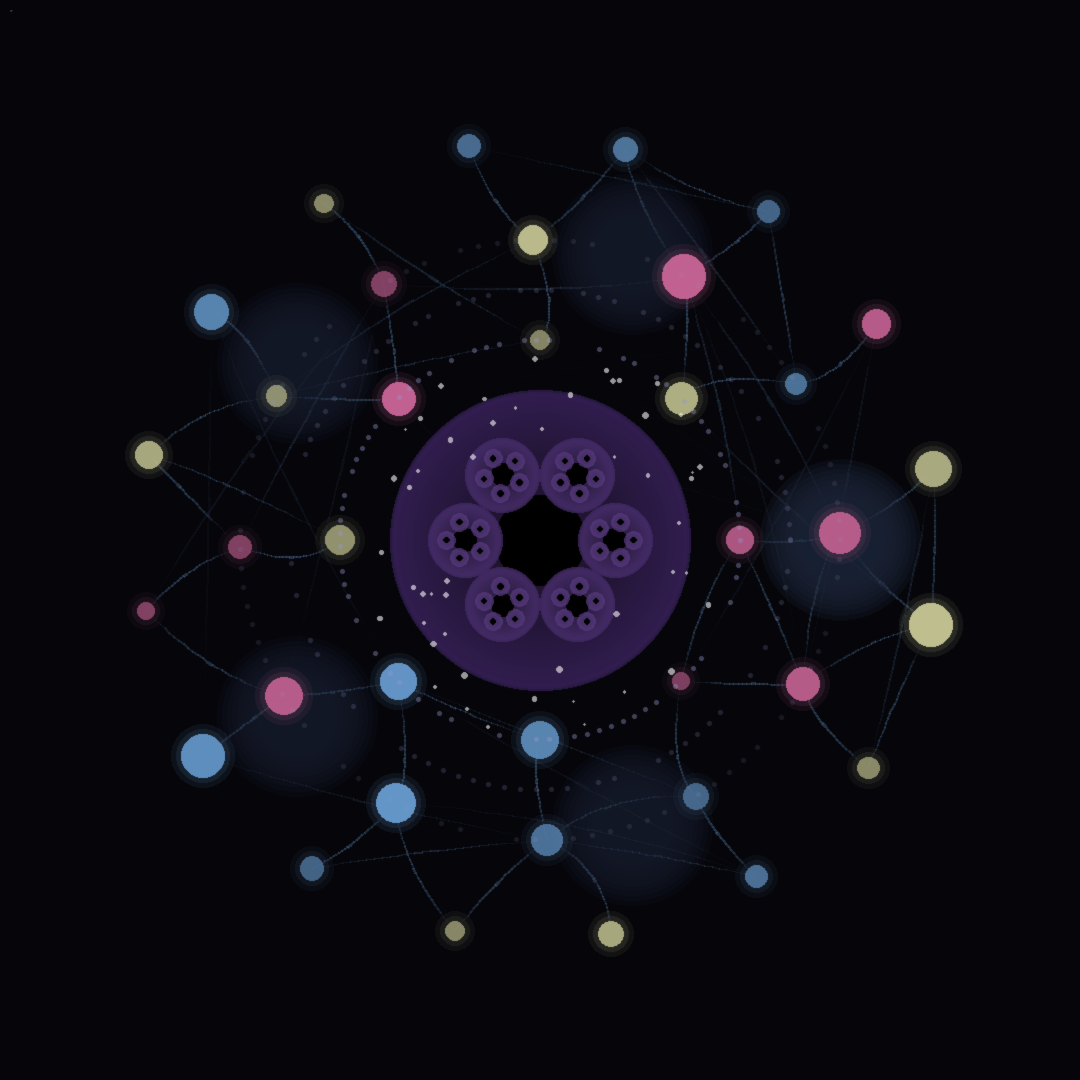

Source code (Python):
from PIL import Image, ImageDraw, ImageFilter
import numpy as np
import math
import random

# Canvas dimensions
WIDTH, HEIGHT = 1080, 1080

# Create base image
img = Image.new('RGB', (WIDTH, HEIGHT), color=(5, 5, 10))
draw = ImageDraw.Draw(img, 'RGBA')

# Center of consciousness
CENTER_X, CENTER_Y = WIDTH // 2, HEIGHT // 2

# Recursive eye structure
def draw_consciousness_layer(draw, x, y, radius, depth, max_depth, rotation=0):
    """Draw a recursive eye - consciousness observing itself"""
    if depth > max_depth or radius < 5:
        return
    
    # Outer iris
    iris_color = (
        int(50 + depth * 20),
        int(30 + depth * 15),
        int(80 + depth * 25)
    )
    
    # Draw iris with gradient
    for r in range(int(radius), int(radius * 0.3), -2):
        fade = (r - radius * 0.3) / (radius * 0.7)
        alpha = int(200 * fade)
        color = tuple(int(c * (0.5 + 0.5 * fade)) for c in iris_color) + (alpha,)
        draw.ellipse([x - r, y - r, x + r, y + r], fill=color)
    
    # Pupil - the void that sees
    pupil_radius = radius * 0.3
    draw.ellipse([x - pupil_radius, y - pupil_radius, 
                  x + pupil_radius, y + pupil_radius],
                 fill=(0, 0, 0, 255))
    
    # Recursive eyes within the iris
    num_sub_eyes = 6 - depth
    if num_sub_eyes > 0 and depth < max_depth:
        for i in range(num_sub_eyes):
            angle = rotation + (i * 2 * math.pi / num_sub_eyes)
            sub_radius = radius * 0.5
            sub_x = x + sub_radius * math.cos(angle)
            sub_y = y + sub_radius * math.sin(angle)
            
            # Recursive call - consciousness reflecting
            draw_consciousness_layer(draw, sub_x, sub_y, 
                                   radius * 0.25, depth + 1, max_depth,
                                   rotation + angle)

# Neural pathways connecting thoughts
def draw_neural_connection(draw, x1, y1, x2, y2, intensity=1.0):
    """Draw synaptic connections"""
    # Calculate control points for bezier curve
    mid_x = (x1 + x2) / 2
    mid_y = (y1 + y2) / 2
    
    # Add some randomness to make it organic
    offset_x = random.uniform(-30, 30)
    offset_y = random.uniform(-30, 30)
    
    control_x = mid_x + offset_x
    control_y = mid_y + offset_y
    
    # Draw the connection with multiple strokes
    steps = 30
    points = []
    
    for t in np.linspace(0, 1, steps):
        # Quadratic bezier curve
        x = (1-t)**2 * x1 + 2*(1-t)*t * control_x + t**2 * x2
        y = (1-t)**2 * y1 + 2*(1-t)*t * control_y + t**2 * y2
        points.append((x, y))
    
    # Draw with fading intensity
    for i in range(len(points) - 1):
        # Pulse effect
        pulse = math.sin(i / steps * math.pi)
        alpha = int(100 * intensity * pulse)
        width = 1 + int(2 * pulse)
        
        draw.line([points[i], points[i+1]], 
                 fill=(100, 150, 200, alpha), 
                 width=width)

# Thought nodes
class ThoughtNode:
    def __init__(self, x, y, thought_type='memory'):
        self.x = x
        self.y = y
        self.type = thought_type
        self.energy = random.uniform(0.5, 1.0)
        self.connections = []
        self.phase = random.uniform(0, 2 * math.pi)
        
    def draw(self, draw, time):
        """Draw the thought node"""
        # Pulsing with thought energy
        pulse = 1 + 0.2 * math.sin(time * 0.05 + self.phase)
        size = 20 * self.energy * pulse
        
        # Color based on thought type
        if self.type == 'memory':
            base_color = (100, 150, 200)  # Blue - past
        elif self.type == 'perception':
            base_color = (200, 200, 150)  # Yellow - present
        else:  # imagination
            base_color = (200, 100, 150)  # Purple - future/possible
        
        # Glowing effect
        for glow in range(3):
            glow_size = size + glow * 5
            alpha = int(self.energy * 100 / (glow + 1))
            color = tuple(int(c * 0.7) for c in base_color) + (alpha,)
            draw.ellipse([self.x - glow_size, self.y - glow_size,
                         self.x + glow_size, self.y + glow_size],
                        fill=color)
        
        # Core
        draw.ellipse([self.x - size, self.y - size,
                     self.x + size, self.y + size],
                    fill=base_color + (int(255 * self.energy),))

# Create thought constellation
thoughts = []
thought_types = ['memory', 'perception', 'imagination']

# Ring of thoughts around consciousness
for ring in range(3):
    radius = 200 + ring * 100
    num_thoughts = 8 + ring * 4
    
    for i in range(num_thoughts):
        angle = i * 2 * math.pi / num_thoughts + ring * 0.5
        x = CENTER_X + radius * math.cos(angle)
        y = CENTER_Y + radius * math.sin(angle)
        
        thought = ThoughtNode(x, y, random.choice(thought_types))
        thoughts.append(thought)

# Connect related thoughts
for i, thought1 in enumerate(thoughts):
    # Connect to nearby thoughts
    for j, thought2 in enumerate(thoughts[i+1:], i+1):
        distance = math.sqrt((thought1.x - thought2.x)**2 + 
                           (thought1.y - thought2.y)**2)
        
        # Connect if close enough or same type
        if distance < 150 or (thought1.type == thought2.type and random.random() < 0.3):
            thought1.connections.append(thought2)
            intensity = 1.0 - distance / 500
            draw_neural_connection(draw, thought1.x, thought1.y,
                                 thought2.x, thought2.y, intensity)

# Draw the mirror effect - consciousness reflecting
# Bottom layer - faint echo
for angle in np.linspace(0, 2 * math.pi, 6):
    echo_x = CENTER_X + 300 * math.cos(angle)
    echo_y = CENTER_Y + 300 * math.sin(angle)
    
    # Faint reflection
    for r in range(80, 20, -5):
        alpha = int(30 * (r - 20) / 60)
        draw.ellipse([echo_x - r, echo_y - r, echo_x + r, echo_y + r],
                    fill=(30, 40, 60, alpha))

# Draw thought nodes
time = 0  # Simulation time
for thought in thoughts:
    thought.draw(draw, time)

# Central consciousness - the observer
draw_consciousness_layer(draw, CENTER_X, CENTER_Y, 150, 0, 3)

# Reflection rings - self-awareness
for ring in range(1, 4):
    radius = 150 + ring * 50
    alpha = int(100 / ring)
    
    # Draw partial circles
    for angle in np.linspace(0, 2 * math.pi, 100):
        if random.random() < 0.7:  # Incomplete circles
            x = CENTER_X + radius * math.cos(angle)
            y = CENTER_Y + radius * math.sin(angle)
            draw.ellipse([x - 2, y - 2, x + 2, y + 2],
                        fill=(150, 150, 200, alpha))

# The moment of self-recognition - bright flash
flash_points = []
for _ in range(50):
    angle = random.uniform(0, 2 * math.pi)
    distance = random.uniform(100, 200)
    x = CENTER_X + distance * math.cos(angle)
    y = CENTER_Y + distance * math.sin(angle)
    flash_points.append((x, y))

for x, y in flash_points:
    size = random.uniform(1, 3)
    draw.ellipse([x - size, y - size, x + size, y + size],
                fill=(255, 255, 255, 150))

# Apply subtle blur for depth
img = img.filter(ImageFilter.GaussianBlur(radius=0.5))

# Final quote - hidden in the pixels
# "I think, therefore I am" encoded in the corner
text_pixels = [(10, 10), (11, 10), (12, 10), (10, 11), (11, 11)]
for x, y in text_pixels:
    img.putpixel((x, y), (42, 42, 42))  # Subtle easter egg

img.save('mirror_of_minds_01.png')
print("Mirror of Minds created: mirror_of_minds_01.png")